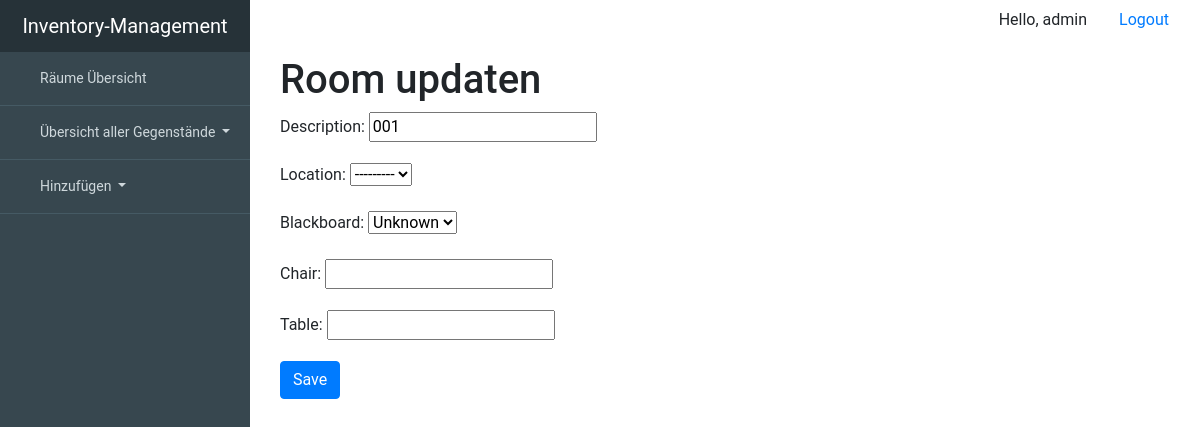
The page /update/room/001/ (signed in) on the database as committed earlier.
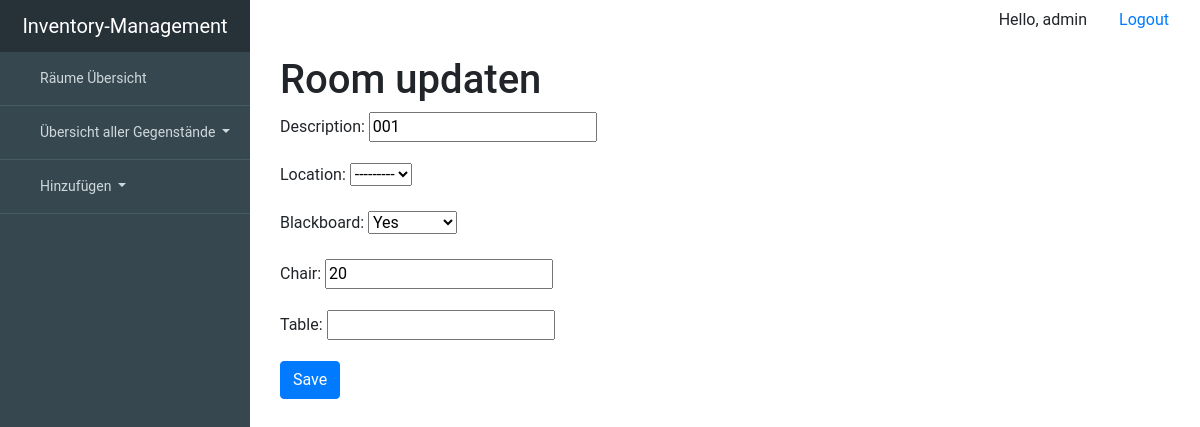
The same page on the database as committed later.
### inventory_managementsentials/models.py (models this page shows, shortened)
class Room(models.Model):
    description = models.CharField(max_length=99, unique=True, primary_key=True)
    location = models.ForeignKey('Location', null=True, on_delete=models.SET_NULL, blank=True)
    blackboard = models.BooleanField(blank=True, null=True)
    chair = models.DecimalField(blank=True, max_digits=3, decimal_places=0, null=True)
    table = models.DecimalField(blank=True, max_digits=3, decimal_places=0, null=True)
    class Meta:
        verbose_name = "room"
        verbose_name_plural = "rooms"

### inventory_managementsentials/views.py (the view)
# urls.py: url(r'^update/room/(?P<pk>.+)/$', room_update_view, name='UpdateRoom'),
@login_required(login_url='inventory_managementsentials:login')
def room_update_view(request, pk):
    instance = get_object_or_404(Room, description=pk)
    form = RoomForm(request.POST or None, instance=instance)
    if form.is_valid():
        form.save()
        return redirect('inventory_managementsentials:room', pk)
    context = {'form': form}
    return render(request, 'inventory_managementsentials/update/update_room.html', context)

### inventory_managementsentials/forms.py
class RoomForm(forms.ModelForm):
    class Meta:
        model = Room
        fields = [
            'description',
            'location',
            'blackboard',
            'chair',
            'table'
        ]

### inventory_managementsentials/templates/inventory_managementsentials/update/update_room.html (shortened to what this page needs)
{% extends "inventory_managementsentials/base.html" %}
{% block content %}
<div class="container">
    <header>
        <div class="editor-indent">
            <div class="inner">
                <h1>Room updaten </h1>
            </div>
        </div>
    </header>
    <form method="POST">{% csrf_token %}
        {{ form.as_p }}
        <input class="btn btn-primary" type="submit" value="Save">
    </form>
</div>
{% endblock %}

Rows that differ between the two databases and show on the page:
changed Room id 001: blackboard "Unknown" → "Yes"; chair (not shown) → "20"
